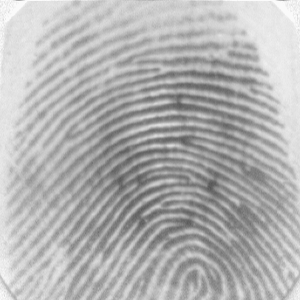
#> input picture data/enrolled/101_1.tif, 300 x 300 px, found by its file name
$ python test_pipeline.py   (older library calls are emulated)
#> lines starting #> are read from the running program, lines starting #| are printed output that depends on the picture; after the words box and inside, x2 and y2 are one past the last pixel; in counts of white or black regions, pixels touching at a corner belong together
### src/preprocessing.py
import warnings

import cv2
import numpy as np
from skimage.morphology import skeletonize, remove_small_objects

# skimage 0.26 renamed remove_small_objects' `min_size` kwarg to
# `max_size` with near-identical semantics for our use; this only
# silences the resulting FutureWarning so pipeline logs stay readable.
warnings.filterwarnings(
    "ignore", message=".*min_size.*", category=FutureWarning
)

# Resize all images to a common size
IMAGE_SIZE = (512, 512)

BLOCK_SIZE = 16  # block size for orientation-field estimation


def load_image(path):
    """
    Load fingerprint image from disk.
    """
    image = cv2.imread(path)

    if image is None:
        raise FileNotFoundError(f"Cannot read image: {path}")

    return image


def resize_image(image):
    """
    Resize image to a fixed size.
    """
    return cv2.resize(image, IMAGE_SIZE)


def to_grayscale(image):
    """
    Convert BGR image to grayscale.
    """
    return cv2.cvtColor(image, cv2.COLOR_BGR2GRAY)


def normalize_image(image):
    """
    Normalize intensity values to improve consistency.
    """
    return cv2.normalize(
        image,
        None,
        alpha=0,
        beta=255,
        norm_type=cv2.NORM_MINMAX
    )


def enhance_contrast(gray):
    """
    Improve local contrast using CLAHE.
    """
    clahe = cv2.createCLAHE(
        clipLimit=2.0,
        tileGridSize=(8, 8)
    )

    return clahe.apply(gray)


def remove_noise(image):
    """
    Remove noise while preserving fingerprint ridges.

    A median filter alone is not enough for these images: the source
    scans carry a fine halftone/print-dot pattern that survives a 3x3
    median blur and gets mistaken for ridges by the binarizer. A
    slightly larger Gaussian blur smooths that dot pattern out while
    the (much lower-frequency) ridge/valley structure survives.
    """
    denoised = cv2.medianBlur(image, 3)
    denoised = cv2.GaussianBlur(denoised, (5, 5), 0)
    return denoised


def estimate_orientation_field(gray, block_size=BLOCK_SIZE):
    """
    Estimate the local ridge-orientation field using the classic
    gradient-based least-squares method (Hong, Wan & Jain, 1998).

    Returns a per-pixel orientation map (radians, mod pi) so any
    pixel/minutia location can look up the ridge direction at its
    position instead of relying on a noisy single-pixel gradient.
    """
    gray_f = gray.astype(np.float32)

    gx = cv2.Sobel(gray_f, cv2.CV_32F, 1, 0, ksize=3)
    gy = cv2.Sobel(gray_f, cv2.CV_32F, 0, 1, ksize=3)

    h, w = gray.shape

    # accumulate gradient covariance per block
    vx = np.zeros((h // block_size + 1, w // block_size + 1), dtype=np.float32)
    vy = np.zeros_like(vx)

    for by, y in enumerate(range(0, h, block_size)):
        for bx, x in enumerate(range(0, w, block_size)):
            gx_block = gx[y:y + block_size, x:x + block_size]
            gy_block = gy[y:y + block_size, x:x + block_size]

            vx[by, bx] = np.sum(2 * gx_block * gy_block)
            vy[by, bx] = np.sum(gx_block ** 2 - gy_block ** 2)

    # smooth the vector field (average in sin/cos space) to reduce noise
    vx_smooth = cv2.GaussianBlur(vx, (5, 5), 0)
    vy_smooth = cv2.GaussianBlur(vy, (5, 5), 0)

    block_orientation = 0.5 * np.arctan2(vx_smooth, vy_smooth)

    # upsample block orientation back to full resolution
    orientation_field = cv2.resize(
        block_orientation,
        (w, h),
        interpolation=cv2.INTER_NEAREST
    )

    return orientation_field


def segment_foreground(gray, block_size=BLOCK_SIZE, thresh_ratio=0.25):
    """
    Rough fingerprint foreground/background segmentation using
    block-wise intensity variance. Background (blank margin / print
    artifacts outside the finger area) has much lower local variance
    than genuine ridge texture.
    """
    h, w = gray.shape

    stds = np.zeros((h // block_size + 1, w // block_size + 1), dtype=np.float32)

    for by, y in enumerate(range(0, h, block_size)):
        for bx, x in enumerate(range(0, w, block_size)):
            patch = gray[y:y + block_size, x:x + block_size]
            stds[by, bx] = patch.std()

    threshold = stds.max() * thresh_ratio
    block_mask = (stds > threshold).astype(np.uint8)

    mask = cv2.resize(
        block_mask,
        (w, h),
        interpolation=cv2.INTER_NEAREST
    )

    mask = cv2.morphologyEx(mask, cv2.MORPH_CLOSE, np.ones((5, 5), np.uint8))
    mask = cv2.morphologyEx(mask, cv2.MORPH_OPEN, np.ones((5, 5), np.uint8))

    return mask.astype(bool)


def threshold_image(image):
    """
    Convert grayscale image into binary image.
    Fingerprint ridges become black.

    Otsu's global threshold on the denoised image separates ridge
    from valley far more cleanly here than a small-window adaptive
    threshold, which was locking onto the halftone/print-dot noise
    instead of the ridge pattern.
    """

    _, binary = cv2.threshold(
        image,
        0,
        255,
        cv2.THRESH_BINARY + cv2.THRESH_OTSU
    )

    return binary


def clean_image(binary, foreground_mask=None):
    """
    Remove small noise using morphological operations and
    connected-component filtering.
    """

    kernel = np.ones((5, 5), np.uint8)

    # Fill tiny gaps in ridges
    closed = cv2.morphologyEx(
        binary,
        cv2.MORPH_CLOSE,
        kernel
    )

    # Remove isolated white pixels
    opened = cv2.morphologyEx(
        closed,
        cv2.MORPH_OPEN,
        np.ones((3, 3), np.uint8)
    )

    ridge_mask = (opened == 0)

    if foreground_mask is not None:
        ridge_mask = ridge_mask & foreground_mask

    # drop small speckle blobs on both the ridge side and the valley
    # side -- this is what actually removes the leftover halftone
    # noise that survives thresholding
    ridge_mask = remove_small_objects(ridge_mask, min_size=150)
    valley_mask = remove_small_objects(~ridge_mask, min_size=150)
    ridge_mask = ~valley_mask

    if foreground_mask is not None:
        ridge_mask = ridge_mask & foreground_mask

    cleaned = np.where(ridge_mask, 0, 255).astype(np.uint8)

    return cleaned


def prune_spurs(skeleton, iterations=6):
    """
    Iteratively remove skeleton endpoints to eliminate the short
    spurious spurs (1-6 px) that a raw skeletonize() call leaves
    behind. These spurs are the single biggest source of false
    ridge-endings in minutiae extraction.
    """
    skel = skeleton.copy().astype(np.uint8)
    neighbor_kernel = np.array(
        [[1, 1, 1], [1, 0, 1], [1, 1, 1]],
        dtype=np.uint8
    )

    for _ in range(iterations):
        neighbor_count = cv2.filter2D(
            skel, -1, neighbor_kernel, borderType=cv2.BORDER_CONSTANT
        )
        endpoints = (skel == 1) & (neighbor_count == 1)
        skel[endpoints] = 0

    return skel


def skeletonize_image(binary):
    """
    Convert fingerprint ridges to one-pixel-wide skeleton, then
    prune spurious spurs left behind by the thinning algorithm.
    """

    # Fingerprint ridges should be True
    ridge = (binary == 0)

    skeleton = skeletonize(ridge).astype(np.uint8)

    skeleton = prune_spurs(skeleton, iterations=6)

    return skeleton


def preprocess(path):
    """
    Complete preprocessing pipeline.

    Returns a dictionary containing all intermediate images.
    """

    original = load_image(path)
#> in load_image, image is the input picture: shape (300, 300, 3); min 86, max 250, mean 178.1

    resized = resize_image(original)

    gray = to_grayscale(resized)

    normalized = normalize_image(gray)

    enhanced = enhance_contrast(normalized)

    foreground_mask = segment_foreground(normalized)
#> after the loop in segment_foreground, `for by, y in enumerate(range(0, h, block_size)):`:
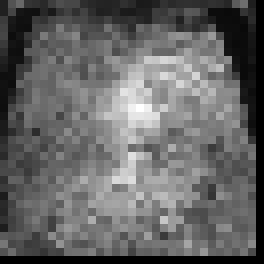
#> stds: shape (33, 33) float32 (shown 8 times larger); min 0, max 56.96, mean 22.6; drawn with min black and max white
#> in segment_foreground, `threshold = stds.max() * thresh_ratio`: threshold = 14.24
#> in segment_foreground, `block_mask = (stds > threshold).astype(np.uint8)`:
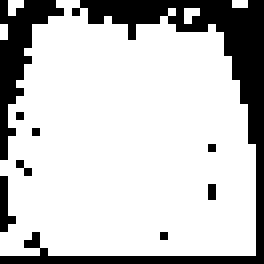
#> block_mask: shape (33, 33) (shown 8 times larger); values 0 (black) and 1 (white), 77.9% white; 9 black regions (7 under 20 px), largest, box (x1, y1, x2, y2) and area: (0, 0, 33, 33) 169, (0, 0, 8, 20) 56

    orientation_field = estimate_orientation_field(enhanced)
#> in estimate_orientation_field, `gx = cv2.Sobel(gray_f, cv2.CV_32F, 1, 0, ksize=3)`:
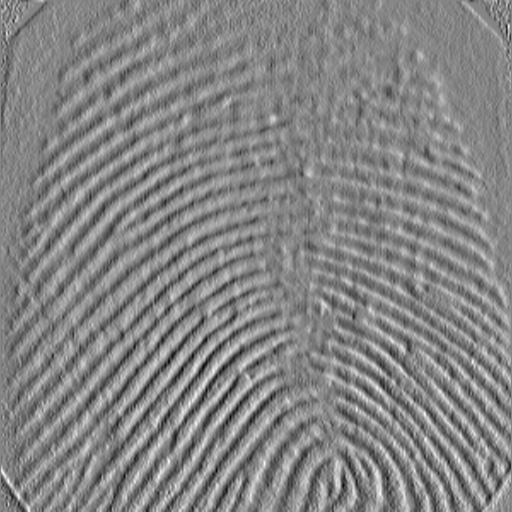
#> gx: shape (512, 512) float32; min -352, max 322, mean -0.2; drawn with min black and max white
#> in estimate_orientation_field, `gy = cv2.Sobel(gray_f, cv2.CV_32F, 0, 1, ksize=3)`:
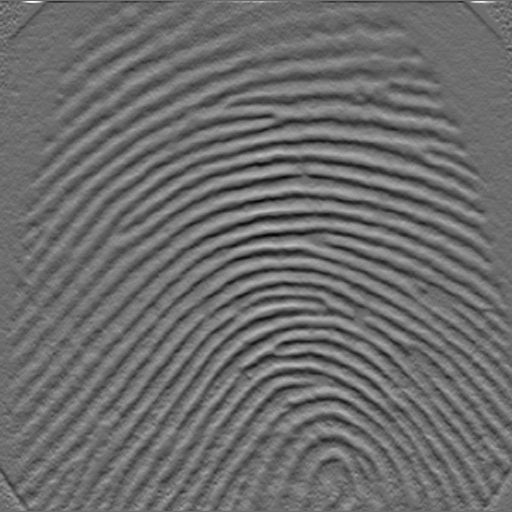
#> gy: shape (512, 512) float32; min -435, max 585, mean -0.8; drawn with min black and max white

    denoised = remove_noise(enhanced)

    binary = threshold_image(denoised)

    cleaned = clean_image(binary, foreground_mask)
#> in clean_image, `valley_mask = remove_small_objects(~ridge_mask, min_size=150)`:
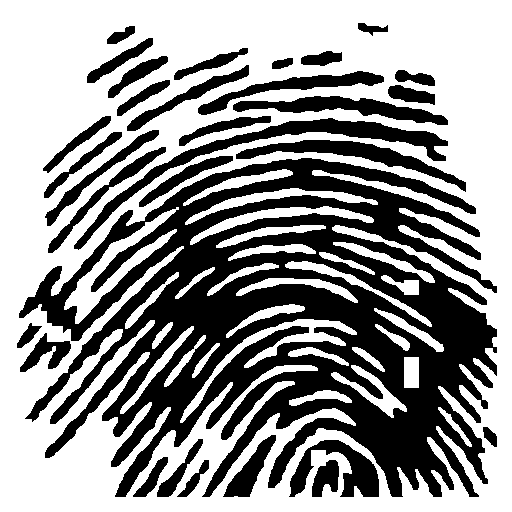
#> valley_mask: shape (512, 512) bool; 58.5% white; 31 black regions, largest, box (x1, y1, x2, y2) and area: (19, 158, 497, 497) 78798, (74, 118, 448, 250) 4601, (236, 140, 466, 192) 2659

    skeleton = skeletonize_image(cleaned)
#> after the loop in prune_spurs, `for _ in range(iterations):`:
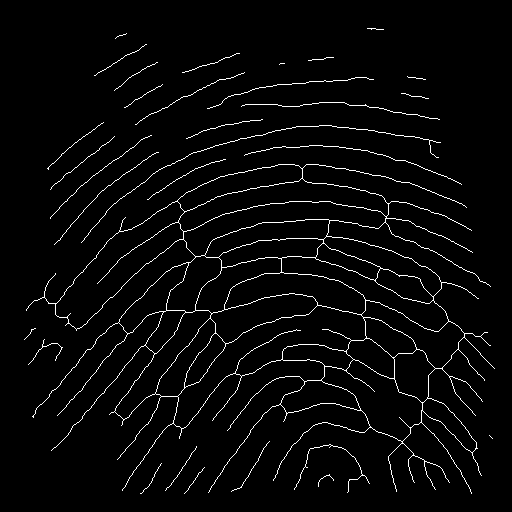
#> skel: shape (512, 512); values 0 (black) and 1 (white), 3.2% white in thin lines or dots, all inside (x1, y1, x2, y2) = (24, 28, 495, 494)

    return {
        "original": original,
        "resized": resized,
        "gray": gray,
        "normalized": normalized,
        "enhanced": enhanced,
        "foreground_mask": foreground_mask,
        "orientation_field": orientation_field,
        "denoised": denoised,
        "binary": binary,
        "cleaned": cleaned,
        "skeleton": skeleton
    }

### src/minutiae.py
import cv2
import numpy as np

# Ignore minutiae near image borders
BORDER_MARGIN = 20

# Minimum distance between two minutiae
MIN_DISTANCE = 10


def get_neighbors(img, x, y):
    """
    Return 8-neighbors in clockwise order.
    """
    return [
        img[y - 1, x],
        img[y - 1, x + 1],
        img[y, x + 1],
        img[y + 1, x + 1],
        img[y + 1, x],
        img[y + 1, x - 1],
        img[y, x - 1],
        img[y - 1, x - 1]
    ]


def crossing_number(neighbors):
    """
    Compute Crossing Number (CN).
    CN = 1 → Ridge Ending
    CN = 3 → Bifurcation
    """

    cn = 0

    for i in range(8):
        cn += abs(int(neighbors[i]) - int(neighbors[(i + 1) % 8]))

    return cn / 2


def estimate_orientation(orientation_field, x, y):
    """
    Look up the local ridge orientation at (x, y) from a precomputed
    orientation field (block-based least-squares gradient estimate),
    instead of differencing raw 0/1 skeleton pixel values -- the
    latter is degenerate on a 1-pixel-wide line and gives a very
    noisy direction estimate.
    """

    angle_rad = orientation_field[y, x]

    return np.degrees(angle_rad) % 180


def remove_duplicates(minutiae):
    """
    Remove minutiae detected very close to each other.
    """

    filtered = []

    for m in minutiae:

        keep = True

        for f in filtered:

            distance = np.sqrt(
                (m["x"] - f["x"]) ** 2 +
                (m["y"] - f["y"]) ** 2
            )

            if distance < MIN_DISTANCE:
                keep = False
                break

        if keep:
            filtered.append(m)

    return filtered


def extract_minutiae(skeleton, orientation_field=None):
    """
    Detect ridge endings and bifurcations.

    orientation_field: per-pixel ridge orientation map (radians) as
    produced by preprocessing.estimate_orientation_field. If not
    supplied, falls back to a flat 0-degree orientation for every
    minutia (keeps backward compatibility, e.g. for test_pipeline.py).
    """

    minutiae = []

    height, width = skeleton.shape

    if orientation_field is None:
        orientation_field = np.zeros((height, width), dtype=np.float32)

    for y in range(BORDER_MARGIN, height - BORDER_MARGIN):

        for x in range(BORDER_MARGIN, width - BORDER_MARGIN):

            if skeleton[y, x] != 1:
                continue

            neighbors = get_neighbors(skeleton, x, y)

            cn = crossing_number(neighbors)

            if cn not in [1, 3]:
                continue

            orientation = estimate_orientation(
                orientation_field,
                x,
                y
            )

            minutiae.append({

                "x": x,

                "y": y,

                "type": "ending" if cn == 1 else "bifurcation",

                "orientation": orientation

            })

    minutiae = remove_duplicates(minutiae)

    return minutiae


def draw_minutiae(image, minutiae):
    """
    Draw detected minutiae on fingerprint image.
    """

    if len(image.shape) == 2:
        output = cv2.cvtColor(image, cv2.COLOR_GRAY2BGR)
    else:
        output = image.copy()

    for point in minutiae:

        if point["type"] == "ending":
            color = (0, 0, 255)      # Red
        else:
            color = (0, 255, 0)      # Green

        cv2.circle(
            output,
            (point["x"], point["y"]),
            3,
            color,
            -1
        )

        # Draw orientation line
        angle = np.radians(point["orientation"])

        x2 = int(point["x"] + 10 * np.cos(angle))
        y2 = int(point["y"] + 10 * np.sin(angle))

        cv2.line(
            output,
            (point["x"], point["y"]),
            (x2, y2),
            (255, 0, 0),
            1
        )

    return output

### src/test_pipeline.py
import cv2

from src.preprocessing import preprocess
from src.minutiae import extract_minutiae, draw_minutiae

# NOTE: this script opens GUI windows (cv2.imshow) and needs a
# display -- it's a manual/local debugging aid, not part of the
# automated main.py pipeline.
results = preprocess("data/enrolled/101_1.tif")
#> results = 11 items

for name, image in results.items():
    if name == "orientation_field":
        continue  # not directly viewable as an image
    cv2.imshow(name, image)
#> this loop made 11 passes
#> name on passes 1 to 8: 'original', 'resized', 'gray', 'normalized', 'enhanced', 'foreground_mask', 'orientation_field', 'denoised'

skeleton = results["skeleton"]

minutiae = extract_minutiae(skeleton, results["orientation_field"])
#> the loop in extract_minutiae, `for y in range(BORDER_MARGIN, height - BORDER_MARGIN): ` made 472 passes
#> after the loop in extract_minutiae, `for y in range(BORDER_MARGIN, height - BORDER_MARGIN):`: minutiae = 215 items
#> in remove_duplicates, `filtered = []`: filtered = []
#> the loop in remove_duplicates, `for m in minutiae: ` made 215 passes
#> m on passes 1, 3, 4: {'x': 367, 'y': 28, 'type': 'ending', 'orientation': 94.23}, {'x': 371, 'y': 29, 'type': 'ending', 'orientation': 94.23}, {'x': 383, 'y': 29, 'type': 'ending', 'orientation': 95.49}
#> after the loop in remove_duplicates, `for m in minutiae:`: filtered = 174 items
#> minutiae = 174 items

print("Total Minutiae:", len(minutiae))
#| Total Minutiae: 174

image = draw_minutiae(skeleton * 255, minutiae)
#> the loop in draw_minutiae, `for point in minutiae: ` made 174 passes
#> (point, color, angle, x2, y2) on passes 1 to 5: ({'x': 367, 'y': 28, 'type': 'ending', 'orientation': 94.23}, (0, 0, 255), 1.64, 366, 37), ({'x': 383, 'y': 29, 'type': 'ending', 'orientation': 95.49}, (0, 0, 255), 1.67, 382, 38), ({'x': 126, 'y': 33, 'type': 'ending', 'orientation': 58.9}, (0, 0, 255), 1.03, 131, 41), ({'x': 115, 'y': 38, 'type': 'ending', 'orientation': 58.59}, (0, 0, 255), 1.02, 120, 46), ({'x': 146, 'y': 44, 'type': 'ending', 'orientation': 58.96}, (0, 0, 255), 1.03, 151, 52)
#> after the loop in draw_minutiae, `for point in minutiae:`:
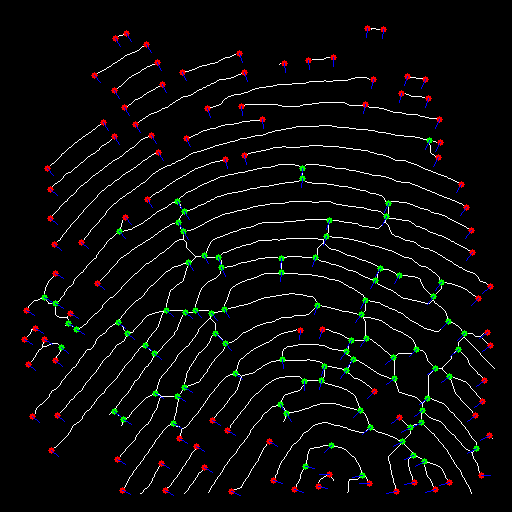
#> output: shape (512, 512, 3); mean B, G, R 8.7, 9.3, 9.5

cv2.imshow("Minutiae", image)

cv2.waitKey(0)
cv2.destroyAllWindows()

$ run again, with data/enrolled/101_2.tif copied over data/enrolled/101_1.tif
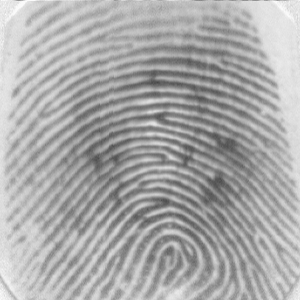
#> input picture data/enrolled/101_2.tif, 300 x 300 px, found by its file name
#> in load_image, image is the input picture: shape (300, 300, 3); min 71, max 250, mean 169.5
#> threshold = 15.19
#> block_mask: shape (33, 33); values 0 (black) and 1 (white), 80.7% white; 9 black regions (6 under 20 px), largest, box (x1, y1, x2, y2) and area: (0, 0, 33, 33) 136, (7, 0, 26, 3) 33, (0, 0, 4, 16) 27
#> mask: shape (512, 512); values 0 (black) and 1 (white), 80.7% white; 9 black regions, largest, box (x1, y1, x2, y2) and area: (0, 0, 512, 512) 32332, (109, 0, 404, 47) 8114, (0, 0, 63, 249) 6704
#> binary: shape (512, 512); 55.2% white; 66 black regions (18 under 20 px), largest, box (x1, y1, x2, y2) and area: (22, 190, 512, 512) 48266, (11, 118, 492, 333) 21562, (116, 336, 408, 512) 11076
#> closed: shape (512, 512); 56.7% white; 78 black regions, largest, box (x1, y1, x2, y2) and area: (22, 190, 504, 512) 45077, (17, 118, 484, 330) 19854, (154, 336, 385, 512) 7081
#> opened: shape (512, 512); 56.6% white; 67 black regions, largest, box (x1, y1, x2, y2) and area: (17, 118, 504, 512) 66195, (117, 336, 385, 512) 10919, (229, 401, 339, 509) 5247
#> valley_mask: shape (512, 512) bool; 59.3% white; 36 black regions, largest, box (x1, y1, x2, y2) and area: (17, 118, 497, 497) 64730, (125, 336, 385, 497) 10475, (229, 401, 339, 497) 5147
#> skeleton: shape (512, 512); values 0 (black) and 1 (white), 3.7% white in thin lines or dots, all inside (x1, y1, x2, y2) = (12, 11, 497, 497)
#> after the loop in prune_spurs, `for _ in range(iterations):`:
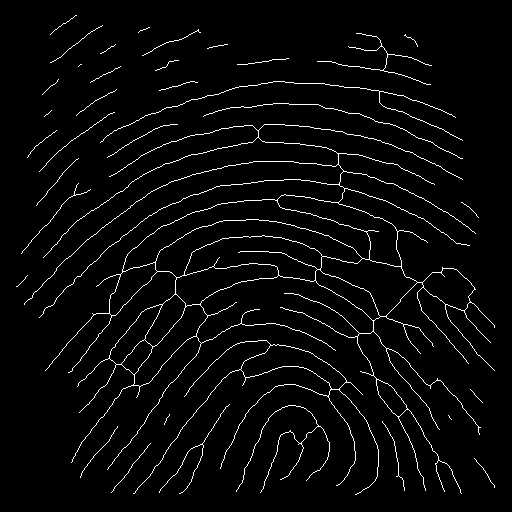
#> skel: shape (512, 512); values 0 (black) and 1 (white), 3.4% white in thin lines or dots, all inside (x1, y1, x2, y2) = (16, 15, 495, 495)
#> results = 11 items
#> the loop `for name, image in results.items():` made 11 passes
#> name on passes 1 to 8: 'original', 'resized', 'gray', 'normalized', 'enhanced', 'foreground_mask', 'orientation_field', 'denoised'
#> the loop in extract_minutiae, `for y in range(BORDER_MARGIN, height - BORDER_MARGIN): ` made 472 passes
#> after the loop in extract_minutiae, `for y in range(BORDER_MARGIN, height - BORDER_MARGIN):`: minutiae = 210 items
#> in remove_duplicates, `filtered = []`: filtered = []
#> the loop in remove_duplicates, `for m in minutiae: ` made 210 passes
#> m on passes 1 to 3: {'x': 102, 'y': 25, 'type': 'ending', 'orientation': 60.73}, {'x': 149, 'y': 27, 'type': 'ending', 'orientation': 66.67}, {'x': 198, 'y': 29, 'type': 'ending', 'orientation': 66.04}
#> after the loop in remove_duplicates, `for m in minutiae:`: filtered = 169 items
#| Total Minutiae: 169
#> the loop in draw_minutiae, `for point in minutiae: ` made 169 passes
#> (point, angle, x2, y2) on passes 1 to 3: ({'x': 102, 'y': 25, 'type': 'ending', 'orientation': 60.73}, 1.06, 106, 33), ({'x': 149, 'y': 27, 'type': 'ending', 'orientation': 66.67}, 1.16, 152, 36), ({'x': 198, 'y': 29, 'type': 'ending', 'orientation': 66.04}, 1.15, 202, 38)
#> after the loop in draw_minutiae, `for point in minutiae:`:
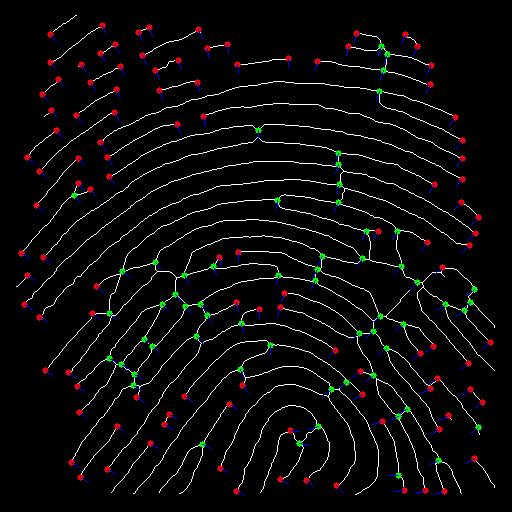
#> output: shape (512, 512, 3); mean B, G, R 9.3, 9.3, 10.5
